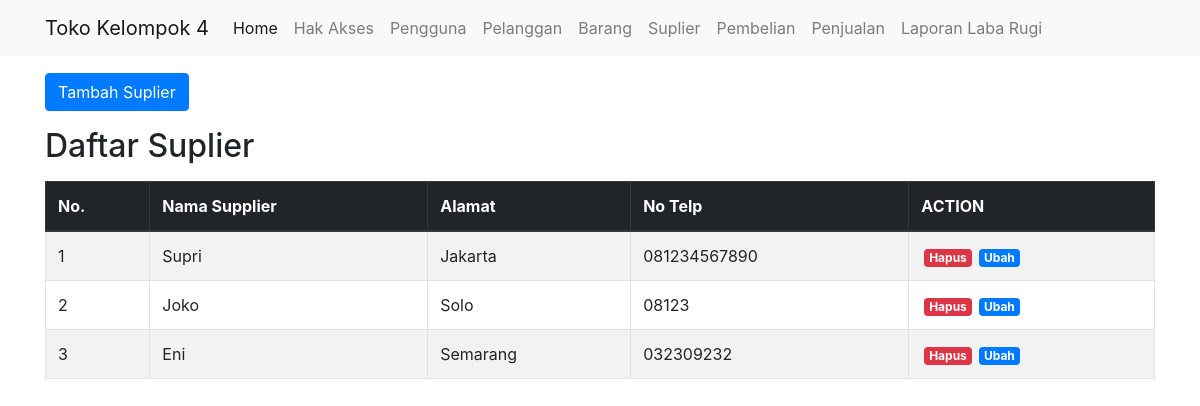
/public/suplier, run on the app's committed database.
### tables this page shows
CREATE TABLE `suplier` (
  `IdSuplier` int(11) NOT NULL,
  `NamaSuplier` varchar(255) NOT NULL,
  `Alamat` varchar(255) NOT NULL,
  `IdPengguna` int(11) DEFAULT NULL,
  `NoTelp` varchar(20) NOT NULL
);

### app/core/Controller.php (called while the page is built, shortened)
<?php
class Controller {
    public function view($view, $data = [])
    {
        require_once '../app/views/' . $view . '.php';
    }
    public function model($model)
    {
        return new $model;
    }
}

### app/controllers/Suplier.php (called while the page is built, shortened)
<?php
class Suplier extends Controller {
    public function index()
    {
        $data['judul'] = 'Daftar Suplier';
        $data['br'] = $this->model('Suplier_model')->getAllSuplier();
        $this->view('suplier/index', $data);
    }
}

### app/core/App.php (called while the page is built, shortened)
<?php
class App {
    protected $method = 'index';
    protected $params = [];
    public function __construct()
    {
        $this->controller = new $this->controller;
        call_user_func_array([$this->controller, $this->method], $this->params);
    }
}

### public/index.php (called while the page is built, shortened)
<?php
$app = new App;

### app/core/Database.php (called while the page is built, shortened)
<?php
class Database {
    private $host = DB_HOST;
    private $user = DB_USER;
    private $pass = DB_PASS;
    private $db_name = DB_NAME;
    private $dbh;
    private $stmt;
    public function __construct()
    {
        $dsn = 'mysql:host=' . $this->host . ';dbname=' . $this->db_name;
        $option = [
            PDO::ATTR_PERSISTENT => true,
            PDO::ATTR_ERRMODE => PDO::ERRMODE_EXCEPTION
        ];
        try {
            $this->dbh = new PDO($dsn, $this->user, $this->pass, $option);
        } catch(PDOException $e) {
            die($e->getMessage());
        }
    }
    public function query($query)
    {
        $this->stmt = $this->dbh->prepare($query);
    }
    public function execute()
    {
        $this->stmt->execute();
    }
    public function resultSet()
    {
        $this->execute();
        return $this->stmt->fetchAll(PDO::FETCH_ASSOC);
    }
}

### app/models/Suplier_model.php (called while the page is built, shortened)
<?php
class Suplier_model {
    private $table = 'suplier';
    private $db;
    public function __construct()
    {
        $this->db = new Database;
    }
    public function getAllSuplier()
    {
        $this->db->query('SELECT * FROM ' . $this->table);
        return $this->db->resultSet();
    }
}

### app/views/suplier/index.php (the view, shortened to what this page needs)
<div class="container mt-3">
    <div class="row">
        <div class="col-lg-6">
        </div>
    </div>
    <div class="row mb-3">
        <div class="col-lg-6">
            <button type="button" class="btn btn-primary tombolTambahData" data-toggle="modal" data-target="#formModal">
                <i class="fas fa-plus-circle"></i> Tambah Suplier
            </button>
        </div>
    </div>
    <h2 class="mb-3">Daftar Suplier</h2>
    <div class="table-responsive">
        <table class="table table-bordered table-striped">
            <thead class="thead-dark">
                <tr>
                    <th scope="col">No.</th>
                    <th scope="col">Nama Supplier</th>
                    <th scope="col">Alamat</th>
                    <th scope="col">No Telp</th>
                    <th scope="col">ACTION</th>
                </tr>
            </thead>
            <tbody>
                <?php $i = 1; ?>
                <?php foreach ($data['br'] as $br) : ?>
                    <tr>
                        <td><?= $i++; ?></td>
                        <td><?= $br['NamaSuplier']; ?></td>
                        <td><?= $br['Alamat']; ?></td>
                        <td><?= $br['NoTelp']; ?></td>
                        <td>
                            <a href="<?= BASEURL; ?>/suplier/hapus/<?= $br['IdSuplier']; ?>" class="badge badge-danger tombolHapus" onclick="return confirm('Apakah anda yakin ingin menghapus data?');">
                                <i class="fas fa-trash-alt"></i> Hapus
                            </a>
                            <a href="<?= BASEURL; ?>/suplier/ubahDetail/<?= $br['IdSuplier']; ?>" class="badge badge-primary tombolUbah">
                                <i class="fas fa-edit"></i> Ubah
                            </a>
                        </td>
                    </tr>
                <?php endforeach; ?>
            </tbody>
        </table>
    </div>
</div>

### public/css/style.css (style rules this page uses)
.badge { margin-left: 3px; }

### data on the page
suplier: NamaSuplier "Supri", Alamat "Jakarta", NoTelp "081234567890"
suplier: NamaSuplier "Joko", Alamat "Solo", NoTelp "08123"
suplier: NamaSuplier "Eni", Alamat "Semarang", NoTelp "032309232"
